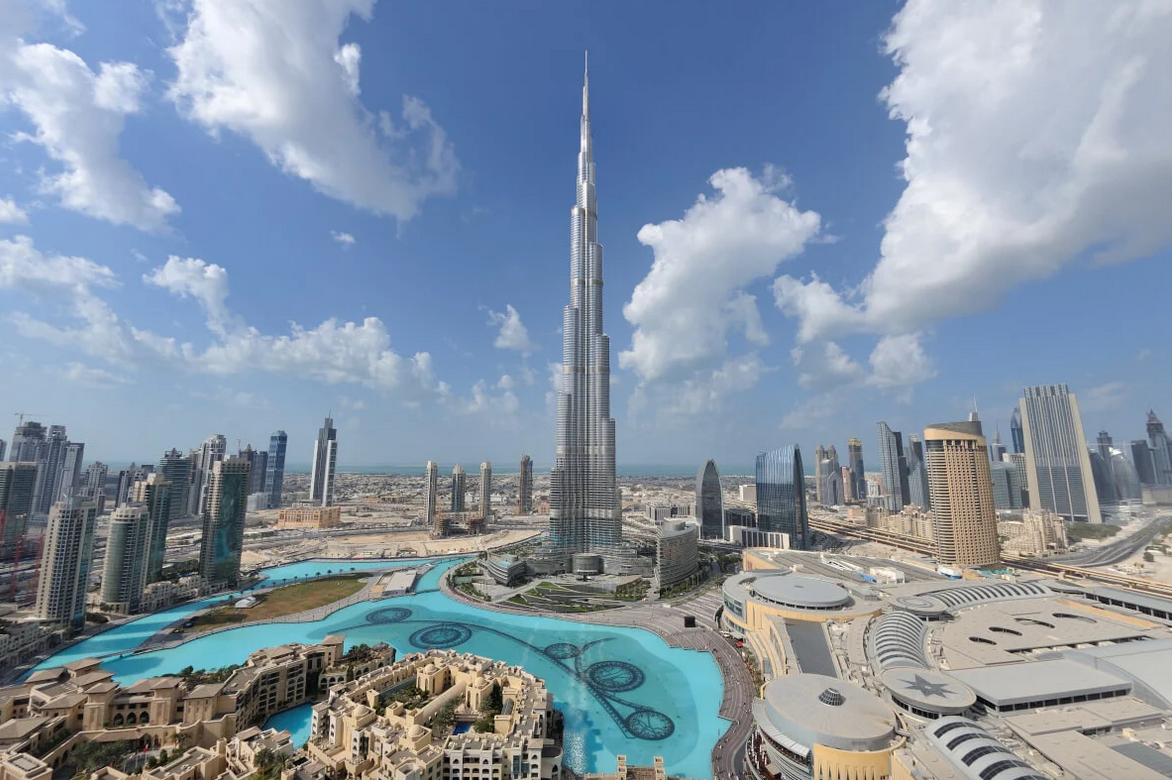
#> input picture com/company/eagleeye/images/1.jpg, 1172 x 780 px
$ python Sift.py
#> lines starting #> are read from the running program, lines starting #| are printed output that depends on the picture
### com/company/eagleeye/Sift_Operations.py
import cv2
import matplotlib.pyplot as plt


def extract_sift_features(img):
    sift_initialize = cv2.SIFT_create()
    key_points, descriptors = sift_initialize.detectAndCompute(img, None)
    return key_points, descriptors


def showing_sift_features(img1, img2, key_points):
    return cv2.imshow('showing_sift_features', cv2.drawKeypoints(img1, key_points, img2.copy()))
    # return plt.imshow(cv2.drawKeypoints(img1, key_points, img2.copy()))

### com/company/eagleeye/Sift.py
import cv2
import numpy as np
from Sift_Operations import *

print("Make Sure that both the images are in the same folder")

# x = input("Enter First Image Name: ")
Image1 = cv2.imread('images/1.jpg')
#> Image1 is the input picture: shape (780, 1172, 3); mean B, G, R 163.5, 146.4, 131.2
# y = input("Enter Second Image Name: ")
Image2 = cv2.imread('images/2.jpg')
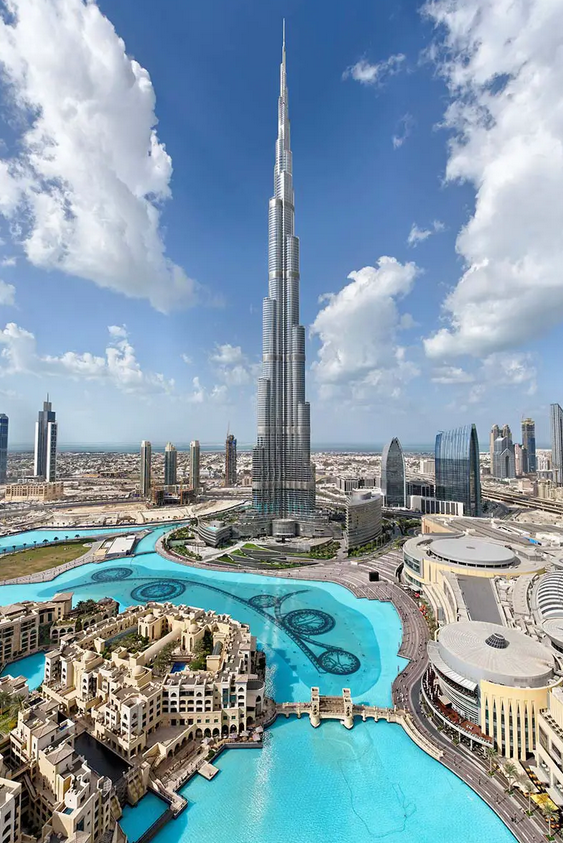
#> input picture com/company/eagleeye/images/2.jpg, 563 x 843 px
#> Image2 is the input picture: shape (843, 563, 3); mean B, G, R 171.3, 156.7, 132.8

Image1_gray = cv2.cvtColor(Image1, cv2.COLOR_BGR2GRAY)
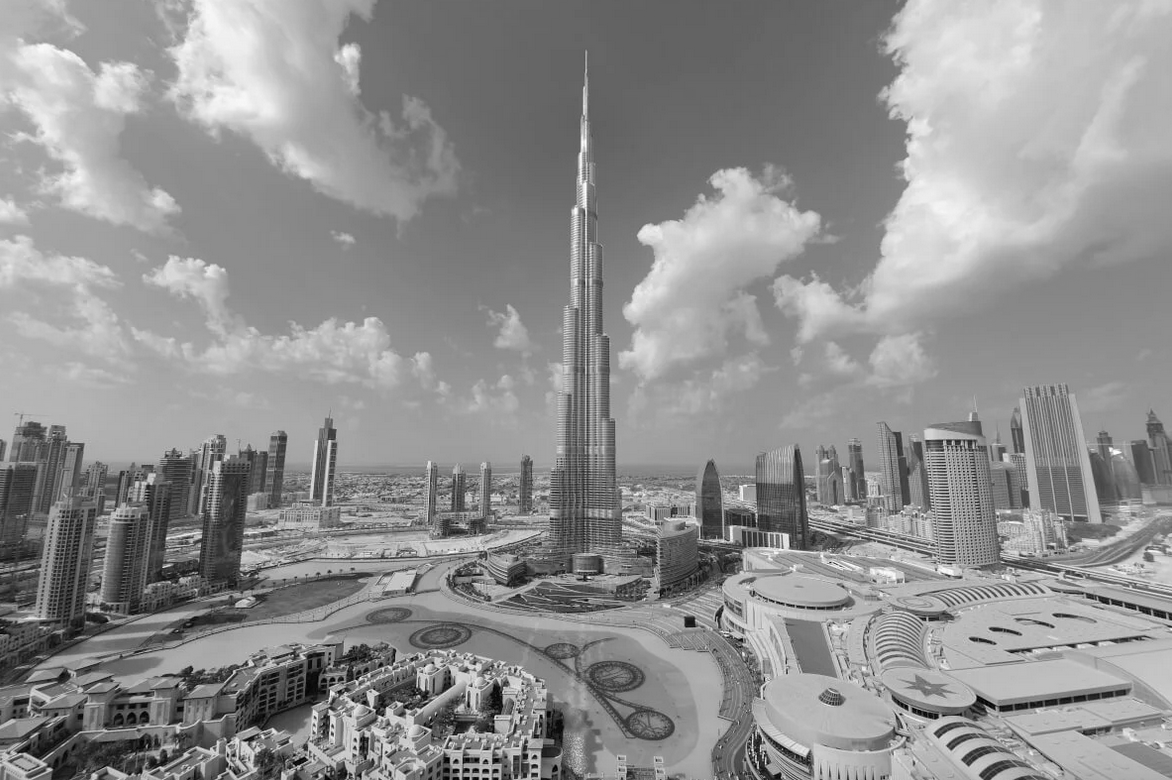
#> Image1_gray: shape (780, 1172); min 0, max 255, mean 143.8
Image2_gray = cv2.cvtColor(Image2, cv2.COLOR_BGR2GRAY)
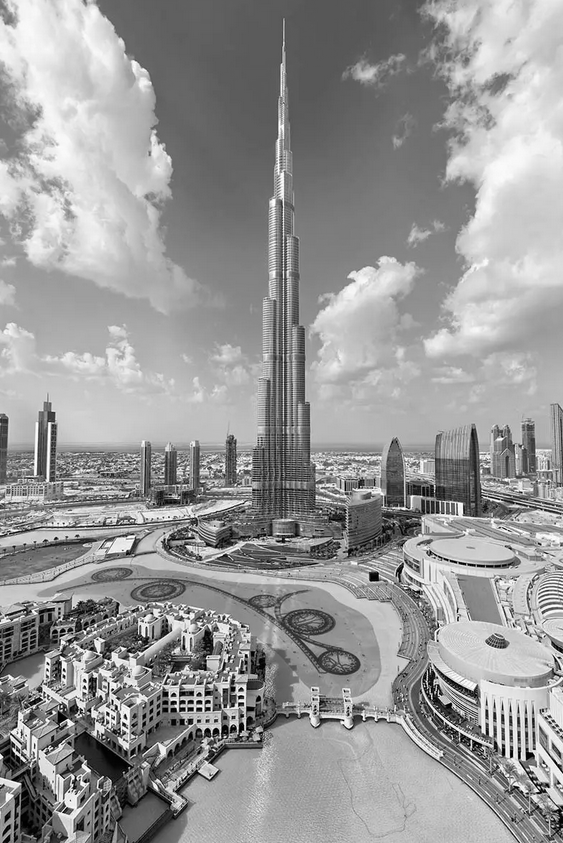
#> Image2_gray: shape (843, 563); min 0, max 255, mean 151.2

Image1_key_points, Image1_descriptors = extract_sift_features(Image1_gray)
#> in extract_sift_features, `key_points, descriptors = sift_initialize.detectAndCompute(img, None)`: key_points = 5163 keypoints; strongest (x, y, size): (456, 761, 3.1), (535, 757, 3), (589, 577, 1.9), (355, 740, 2.2)
#> Image1_key_points has the same summary as key_points in extract_sift_features
Image2_key_points, Image2_descriptors = extract_sift_features(Image2_gray)
#> in extract_sift_features (call 2), `key_points, descriptors = sift_initialize.detectAndCompute(img, None)`: key_points = 3426 keypoints; strongest (x, y, size): (108, 714, 2.3), (84, 680, 2.1), (84, 687, 2.1), (511, 755, 2.6)
#> Image2_key_points has the same summary as key_points in extract_sift_features

print('Displaying SIFT Features')
showing_sift_features(Image1_gray, Image1, Image1_key_points);
#> in showing_sift_features, `return cv2.imshow('showing_sift_features', cv2.drawKeypoints(img1, key..`:
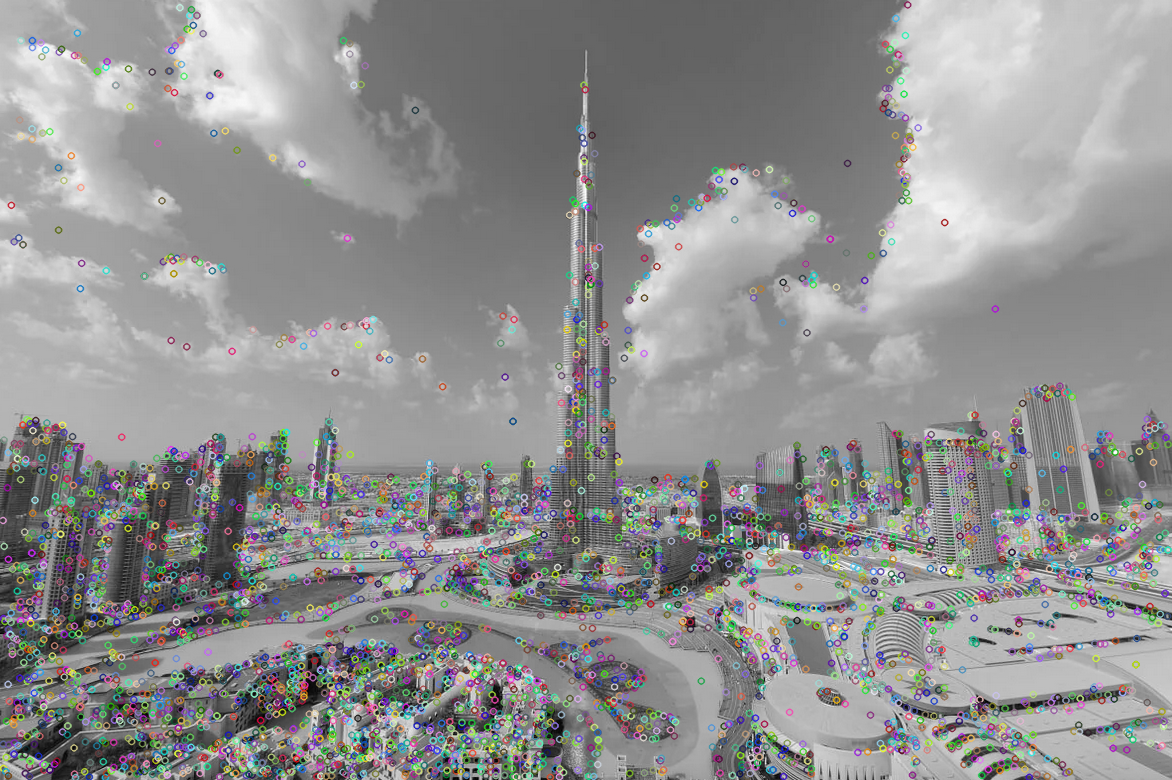
#> window 'showing_sift_features': shape (780, 1172, 3); mean B, G, R 144, 144.1, 143.9

norm = cv2.NORM_L2
bruteForce = cv2.BFMatcher(norm)

matches = bruteForce.match(Image1_descriptors, Image2_descriptors)
#> matches = 5163 matches
matches = sorted(matches, key=lambda match: match.distance)

matched_img = cv2.drawMatches(
    Image1, Image1_key_points,
    Image2, Image2_key_points,
    matches[:100], Image2.copy())
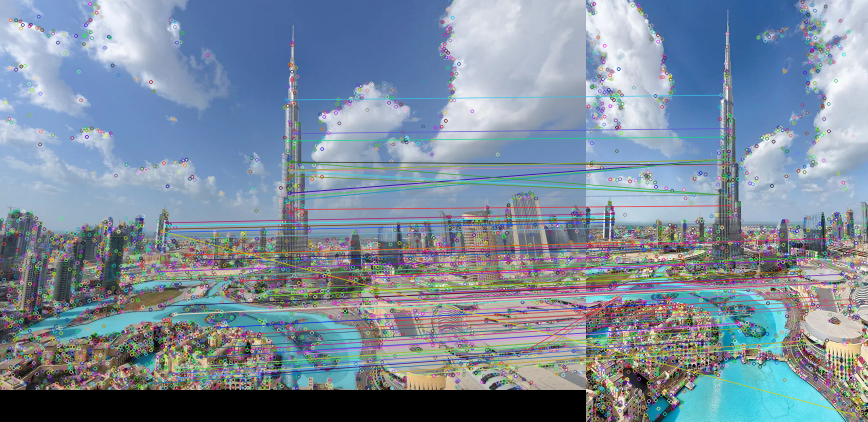
#> matched_img: shape (843, 1735, 3) (shown at 1/2 size); mean B, G, R 156.5, 140.2, 124.5

cv2.imshow('matched_img', matched_img)
cv2.waitKey(0)
cv2.destroyAllWindows()
